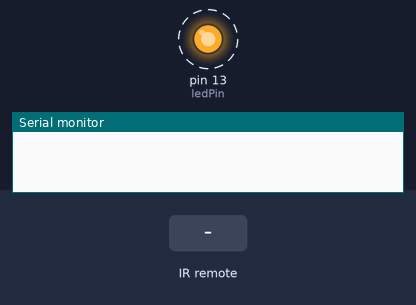
Bench run of a sketch on a simulated Arduino Uno, built with avr-gcc and run on an emulated ATmega328P. Shown: output pins drawn as LEDs (lit = HIGH), the last lines printed to the serial monitor. Dashed ring = blinking. The test bench sets the inputs (shaded band).

Above: at 1.25 s.
1.3 s: infrared code 0xFFE21D received
At 1.45 s:
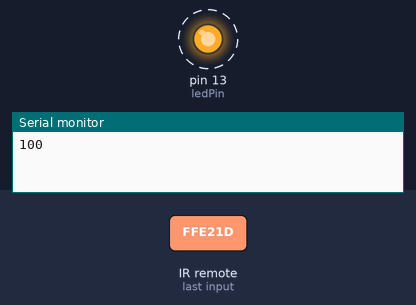
4.3 s: infrared code 0xFFE21D received
At 6.0 s:
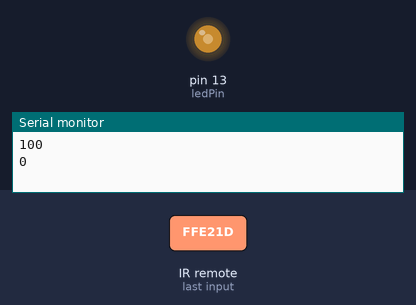
6.4 s: infrared code 0xFFA25D received
At 6.55 s:
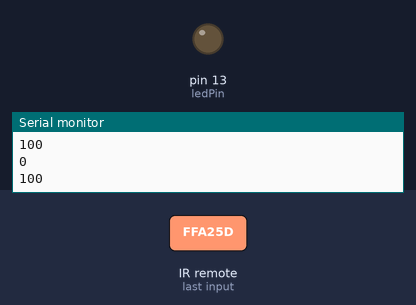
Timing chart, 0 to 15.4 s (numbered marks = the images above; inputs shaded):
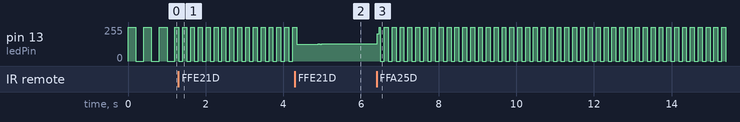

Measured:
- after the input at 1.3 s, pin 13 (ledPin): alternates 255/255 for 0.10 s and 0/255 for 0.10 s, starting at once
- by itself, pin 13 (ledPin): alternates 255/255 for 0.20 s and 0/255 for 0.20 s

The sketch:

IRrecv_przyciski1.ino
```cpp
/* Wyjscie odbiornika podpięte do pinu RECV_PIN
  po wcisnieciu przycisku CH- zwieksza sie opoznienie migania(dioda miga wolniej)
  a po przycisku CH+ zwieksza*/

#include <IRremote.h>

int ledPin = 13;
int RECV_PIN = 3;

int ledState = HIGH;
long prevMill = 0;
long flashDelay = 200;

IRrecv irrecv(RECV_PIN);
decode_results results;

void setup()
{
  Serial.begin(9600);
  pinMode(ledPin, OUTPUT);
  irrecv.enableIRIn(); // Start the receiver
  //attachInterrupt(digitalPinToInterrupt(RECV_PIN), loop, CHANGE);
}

void loop()
{
  unsigned long curMill = millis();  //przypisanie aktualnego czasu trwania programu do zmiennej curMill
  if (irrecv.decode(&results))
   {
     if(results.value == 0xFFA25D)
       {
        flashDelay = flashDelay + 100;
       }
     if(results.value == 0xFFE21D && flashDelay > 0)
       {
        flashDelay = flashDelay - 100;
       }
     irrecv.resume(); // Receive the next value
     Serial.println(flashDelay);
   }

   if(curMill - prevMill > flashDelay) // miganie diodą na timerze o interwale flashDelay
    {
     prevMill = curMill;
    if (ledState == LOW)
     ledState = HIGH;
    else
     ledState = LOW;
    }
   digitalWrite(ledPin, ledState);
}
```
